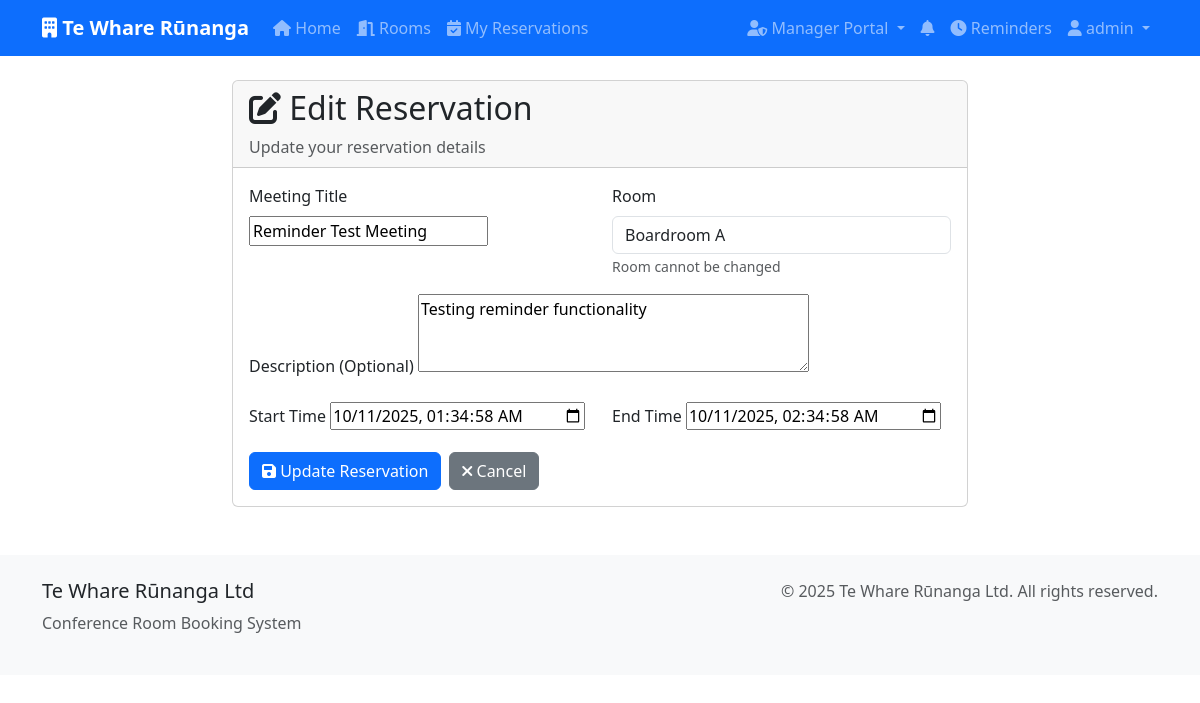
The page /reservations/8/update/ (signed in) on the database its author committed.
### bookings/models.py (models this page shows, shortened)
class Reservation(models.Model):
    STATUS_CHOICES = [
        ('pending', 'Pending'),
        ('confirmed', 'Confirmed'),
        ('cancelled', 'Cancelled'),
        ('completed', 'Completed'),
    ]
    room = models.ForeignKey(Room, on_delete=models.CASCADE, related_name='reservations')
    user = models.ForeignKey(User, on_delete=models.CASCADE, related_name='reservations')
    title = models.CharField(max_length=200)
    description = models.TextField(blank=True)
    start_time = models.DateTimeField()
    end_time = models.DateTimeField()
    status = models.CharField(max_length=20, choices=STATUS_CHOICES, default='pending')
    created_at = models.DateTimeField(auto_now_add=True)
    updated_at = models.DateTimeField(auto_now=True)
    created_by_admin = models.BooleanField(default=False)
    class Meta:
        ordering = ['start_time']

class Room(models.Model):
    name = models.CharField(max_length=100, unique=True)
    capacity = models.PositiveIntegerField()
    description = models.TextField(blank=True)
    location = models.CharField(max_length=200)
    amenities = models.TextField(blank=True)
    is_active = models.BooleanField(default=True)
    created_at = models.DateTimeField(auto_now_add=True)
    updated_at = models.DateTimeField(auto_now=True)
    class Meta:
        ordering = ['name']

### bookings/views.py (the view)
# urls.py: path('reservations/<int:reservation_id>/update/', views.reservation_update, name='reservation_update'),
@login_required
def reservation_update(request, reservation_id):
    reservation = get_object_or_404(Reservation, id=reservation_id, user=request.user)
    if reservation.status == 'cancelled':
        messages.error(request, 'Cannot update a cancelled reservation.')
        return redirect('reservation_detail', reservation.id)
    if request.method == 'POST':
        form = ReservationUpdateForm(request.POST, instance=reservation)
        if form.is_valid():
            form.save()
            Notification.objects.create(
                user=request.user,
                reservation=reservation,
                notification_type='reservation_updated',
                message=f'Your reservation for {reservation.room.name} has been updated.'
            )
            messages.success(request, 'Reservation updated successfully!')
            return redirect('reservation_detail', reservation.id)
    else:
        form = ReservationUpdateForm(instance=reservation)
    return render(request, 'bookings/reservation_update.html', {
        'form': form,
        'reservation': reservation
    })

### bookings/forms.py (shortened to what this page needs)
class ReservationUpdateForm(forms.ModelForm):
    class Meta:
        model = Reservation
        fields = ['title', 'description', 'start_time', 'end_time']
        widgets = {
            'start_time': forms.DateTimeInput(attrs={'type': 'datetime-local'}),
            'end_time': forms.DateTimeInput(attrs={'type': 'datetime-local'}),
            'description': forms.Textarea(attrs={'rows': 3}),
        }
    def __init__(self, *args, **kwargs):
        super().__init__(*args, **kwargs)
        now = timezone.now()
        self.fields['start_time'].widget.attrs['min'] = now.strftime('%Y-%m-%dT%H:%M')
        self.fields['end_time'].widget.attrs['min'] = now.strftime('%Y-%m-%dT%H:%M')

### bookings/context_processors.py (called while the page is built)
def notification_count(request):
    if request.user.is_authenticated:
        unread_count = Notification.objects.filter(
            user=request.user,
            is_read=False
        ).count()
        return {'unread_notifications_count': unread_count}
    return {'unread_notifications_count': 0}

### templates/bookings/reservation_update.html (shortened to what this page needs)
{% extends 'bookings/base.html' %}
{% block content %}
<div class="row justify-content-center">
    <div class="col-md-8">
        <div class="card">
            <div class="card-header">
                <h2><i class="fas fa-edit"></i> Edit Reservation</h2>
                <p class="text-muted mb-0">Update your reservation details</p>
            </div>
            <div class="card-body">
                <form method="post">
                    <div class="row">
                        <div class="col-md-6 mb-3">
                            <label for="{{ form.title.id_for_label }}" class="form-label">Meeting Title</label>
                            {{ form.title }}
                        </div>
                        <div class="col-md-6 mb-3">
                            <label class="form-label">Room</label>
                            <input type="text" class="form-control" value="{{ reservation.room.name }}" readonly>
                            <small class="text-muted">Room cannot be changed</small>
                        </div>
                    </div>
                    <div class="mb-3">
                        <label for="{{ form.description.id_for_label }}" class="form-label">Description (Optional)</label>
                        {{ form.description }}
                    </div>
                    <div class="row">
                        <div class="col-md-6 mb-3">
                            <label for="{{ form.start_time.id_for_label }}" class="form-label">Start Time</label>
                            {{ form.start_time }}
                        </div>
                        <div class="col-md-6 mb-3">
                            <label for="{{ form.end_time.id_for_label }}" class="form-label">End Time</label>
                            {{ form.end_time }}
                        </div>
                    </div>
                    <div class="d-flex gap-2">
                        <button type="submit" class="btn btn-primary">
                            <i class="fas fa-save"></i> Update Reservation
                        </button>
                        <a href="{% url 'reservation_detail' reservation.id %}" class="btn btn-secondary">
                            <i class="fas fa-times"></i> Cancel
                        </a>
                    </div>
                </form>
            </div>
        </div>
    </div>
</div>
{% endblock %}

### templates/bookings/base.html (shortened to what this page needs)
<!DOCTYPE html>
<html lang="en">
<head>
    <link href="https://cdn.jsdelivr.net/npm/bootstrap@5.3.0/dist/css/bootstrap.min.css" rel="stylesheet">
    <link href="https://cdnjs.cloudflare.com/ajax/libs/font-awesome/6.0.0/css/all.min.css" rel="stylesheet">
</head>
<body>
    <nav class="navbar navbar-expand-lg navbar-dark bg-primary">
        <div class="container">
            <a class="navbar-brand" href="{% url 'home' %}">
                <i class="fas fa-building"></i> Te Whare Rūnanga
            </a>
            <div class="collapse navbar-collapse" id="navbarNav">
                <ul class="navbar-nav me-auto">
                    <li class="nav-item">
                        <a class="nav-link" href="{% url 'home' %}">
                            <i class="fas fa-home"></i> Home
                        </a>
                    </li>
                    <li class="nav-item">
                        <a class="nav-link" href="{% url 'room_list' %}">
                            <i class="fas fa-door-open"></i> Rooms
                        </a>
                    </li>
                    {% if user.is_authenticated %}
                    <li class="nav-item">
                        <a class="nav-link" href="{% url 'reservation_list' %}">
                            <i class="fas fa-calendar-check"></i> My Reservations
                        </a>
                    </li>
                    {% endif %}
                </ul>
                <ul class="navbar-nav">
                    {% if user.is_authenticated %}
                        {% if user.profile.is_admin %}
                        <li class="nav-item dropdown">
                            <a class="nav-link dropdown-toggle" href="#" id="adminDropdown" role="button" data-bs-toggle="dropdown">
                                <i class="fas fa-user-shield"></i> Manager Portal
                            </a>
                        </li>
                        {% endif %}
                        <li class="nav-item">
                            <a class="nav-link notification-badge" href="{% url 'notifications' %}">
                                <i class="fas fa-bell"></i>
                            </a>
                        </li>
                        <li class="nav-item">
                            <a class="nav-link" href="{% url 'reminder_list' %}">
                                <i class="fas fa-clock"></i> Reminders
                            </a>
                        </li>
                        <li class="nav-item dropdown">
                            <a class="nav-link dropdown-toggle" href="#" id="userDropdown" role="button" data-bs-toggle="dropdown">
                                <i class="fas fa-user"></i> {{ user.username }}
                            </a>
                        </li>
                    {% endif %}
                </ul>
            </div>
        </div>
    </nav>
    <main class="container mt-4">
        {% block content %}{% endblock %}
    </main>
    <footer class="footer mt-5 py-4">
        <div class="container">
            <div class="row">
                <div class="col-md-6">
                    <h5>Te Whare Rūnanga Ltd</h5>
                    <p class="text-muted">Conference Room Booking System</p>
                </div>
                <div class="col-md-6 text-md-end">
                    <p class="text-muted">&copy; 2025 Te Whare Rūnanga Ltd. All rights reserved.</p>
                </div>
            </div>
        </div>
    </footer>
</body>
</html>

### templates/bookings/base.html (style rules this page uses)
.navbar-brand { font-weight: bold; }
.card { transition: transform 0.2s; }
.footer { background-color: #f8f9fa; margin-top: 50px; }
.notification-badge { position: relative; }

### templates/bookings/reservation_update.html (style rules this page uses)
.form-control { width: 100%; }

### rows shown on the page
Reservation: title "Reminder Test Meeting", room.name "Boardroom A", description "Testing reminder functionality", start_time "10/11/2025 01:34:58", end_time "10/11/2025 02:34:58"

### other values the page prints
{{ user.username }} "admin"
